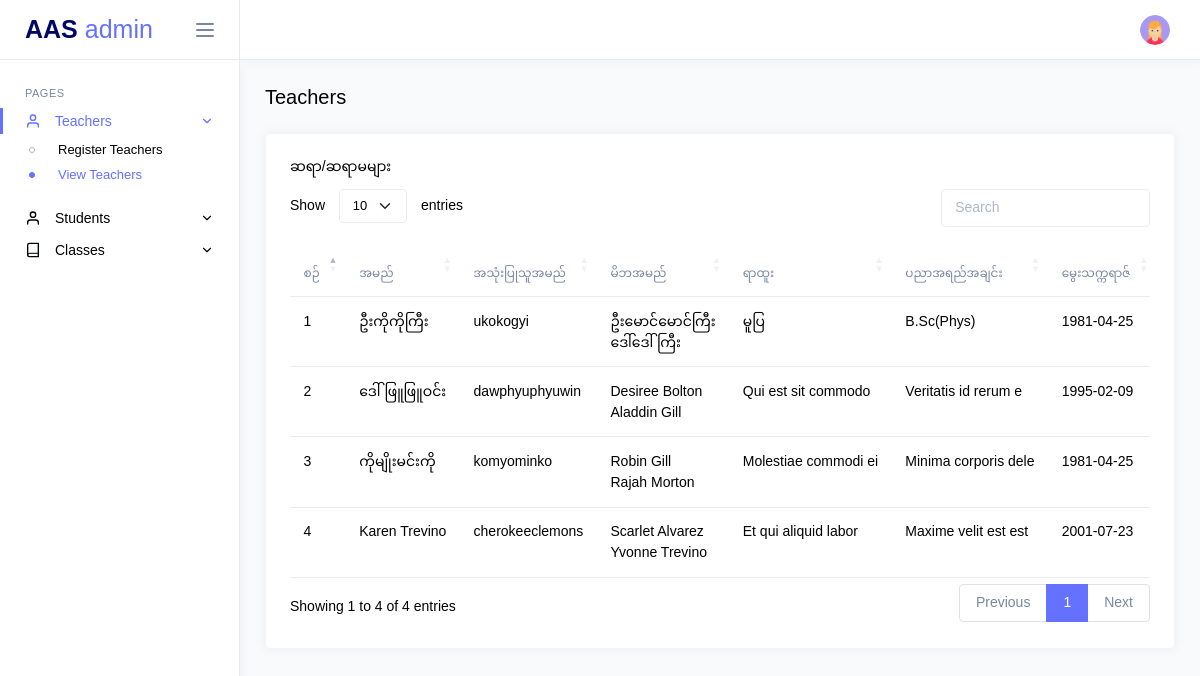
The app's page /admin/view-teachers.php (signed in) with its own data.
### tables this page shows
CREATE TABLE `teachers` (
  `id` int(11) NOT NULL,
  `name_eng` varchar(255) NOT NULL,
  `name_mm` varchar(255) NOT NULL,
  `username` varchar(255) NOT NULL,
  `father_name` varchar(255) NOT NULL,
  `mother_name` varchar(255) NOT NULL,
  `education` varchar(255) DEFAULT NULL,
  `rank` varchar(255) DEFAULT NULL,
  `class_id` int(11) DEFAULT NULL,
  `dob` date DEFAULT NULL,
  `start_edu_at` date DEFAULT NULL,
  `start_current_rank_at` date DEFAULT NULL,
  `start_current_school_at` date DEFAULT NULL,
  `password` varchar(255) NOT NULL DEFAULT '123456',
  `password_status` int(11) NOT NULL DEFAULT 0,
  `phone` varchar(15) DEFAULT NULL,
  `status` enum('active','inactive','','') NOT NULL DEFAULT 'active',
  `address` varchar(255) DEFAULT NULL,
  `bed_status` enum('မပြီး','ပြီး','','') NOT NULL DEFAULT 'မပြီး',
  `phaung_gyi_status` enum('မပြီး','ပြီး','','') NOT NULL DEFAULT 'မပြီး',
  `completed_course` varchar(255) DEFAULT NULL,
  `created_at` datetime NOT NULL DEFAULT current_timestamp(),
  `updated_at` datetime NOT NULL DEFAULT current_timestamp()
);

### core/helpers/Helper.php (called while the page is built, shortened)
<?php
class Helper
{
    public static function startSession()
    {
        if (session_status() === PHP_SESSION_NONE) {
            return session_start();
        }
        return true;
    }
}

### app/controllers/TeacherController.php (called while the page is built, shortened)
<?php
class TeacherController
{
    private $teacherModel;
    public function __construct()
    {
        $database = new MySQL();
        $db = $database->connect();
        $this->teacherModel = new TeacherModel($db);
    }
    public function getAllTeachers()
    {
        return $this->teacherModel->getAllTeachers();
    }
}

### app/models/TeacherModel.php (called while the page is built, shortened)
<?php
class TeacherModel
{
    private $db;
    private $table = 'teachers';
    public function __construct($db)
    {
        $this->db = $db;
    }
    public function getAllTeachers()
    {
        try {
            $query = "SELECT id,name_mm, username, password, father_name, mother_name, rank, education, dob, start_edu_at,bed_status, start_current_rank_at, start_current_school_at, phaung_gyi_status, completed_course, status, phone, address  FROM {$this->table} ";
            $stmt = $this->db->prepare($query);
            $stmt->execute();
            return $stmt->fetchAll(PDO::FETCH_ASSOC);
        } catch (PDOException $e) {
            return $e->getMessage();
        }
    }
}

### public/admin/view-teachers.php (the view, shortened to what this page needs)
<?php
include('../components/header.php');
$teacherController = new TeacherController();
$teachers = $teacherController->getAllTeachers();
?>
<body>
    <div class="main-wrapper">
        <?php
        include('../components/admin_sidebar.php');
        include('../components/admin_navbar.php');
        ?>
        <div class="page-content">
            <div class="d-flex justify-content-between align-items-center flex-wrap grid-margin">
                <div>
                    <h4 class="mb-3 mb-md-0">Teachers</h4>
                </div>
            </div>
            <div class="row">
                <div class="col-md-12 grid-margin stretch-card">
                    <div class="card">
                        <div class="card-body">
                            <h6 class="card-title">ဆရာ/ဆရာမများ </h6>
                            <div class="table-responsive">
                                <table id="teachersTable" class="table ">
                                    <thead>
                                        <tr>
                                            <th>စဉ်</th>
                                            <th>အမည်</th>
                                            <th>အသုံးပြုသူအမည်</th>
                                            <th>မိဘအမည်</th>
                                            <th>ရာထူး</th>
                                            <th>ပညာအရည်အချင်း</th>
                                            <th>မွေးသက္ကရာဇ်</th>
                                        </tr>
                                    </thead>
                                    <tbody>
                                        <?php $count = 1; ?>
                                        <?php foreach ($teachers as $teacher): ?>
                                            <tr>
                                                <td><?= $count ?></td>
                                                <td><?= htmlspecialchars($teacher['name_mm']) ?></td>
                                                <td><?= htmlspecialchars($teacher['username']) ?></td>
                                                <td><?= htmlspecialchars($teacher['father_name']) ?> <br>
                                                    <?= htmlspecialchars($teacher['mother_name']) ?> </td>
                                                <td><?= htmlspecialchars($teacher['rank']) ?></td>
                                                <td><?= htmlspecialchars($teacher['education']) ?></td>
                                                <td><?= htmlspecialchars($teacher['dob']) ?></td>
                                            </tr>
                                            <?php $count++; ?>
                                        <?php endforeach ?>
                                    </tbody>
                                </table>
                            </div>
                        </div>
                    </div>
                </div>
            </div>
        </div>
    </div>
</body>

### records on screen
teachers: name_mm "ဦးကိုကိုကြီး", username "ukokogyi", father_name "ဦးမောင်မောင်ကြီး", mother_name "ဒေါ်ဒေါ်ကြီး", rank "မူပြ", education "B.Sc(Phys)", dob "1981-04-25"
teachers: name_mm "ဒေါ်ဖြူဖြူဝင်း", username "dawphyuphyuwin", father_name "Desiree Bolton", mother_name "Aladdin Gill", rank "Qui est sit commodo", education "Veritatis id rerum e", dob "1995-02-09"
teachers: name_mm "ကိုမျိုးမင်းကို", username "komyominko", father_name "Robin Gill", mother_name "Rajah Morton", rank "Molestiae commodi ei", education "Minima corporis dele", dob "1981-04-25"
teachers: name_mm "Karen Trevino", username "cherokeeclemons", father_name "Scarlet Alvarez", mother_name "Yvonne Trevino", rank "Et qui aliquid labor", education "Maxime velit est est", dob "2001-07-23"
